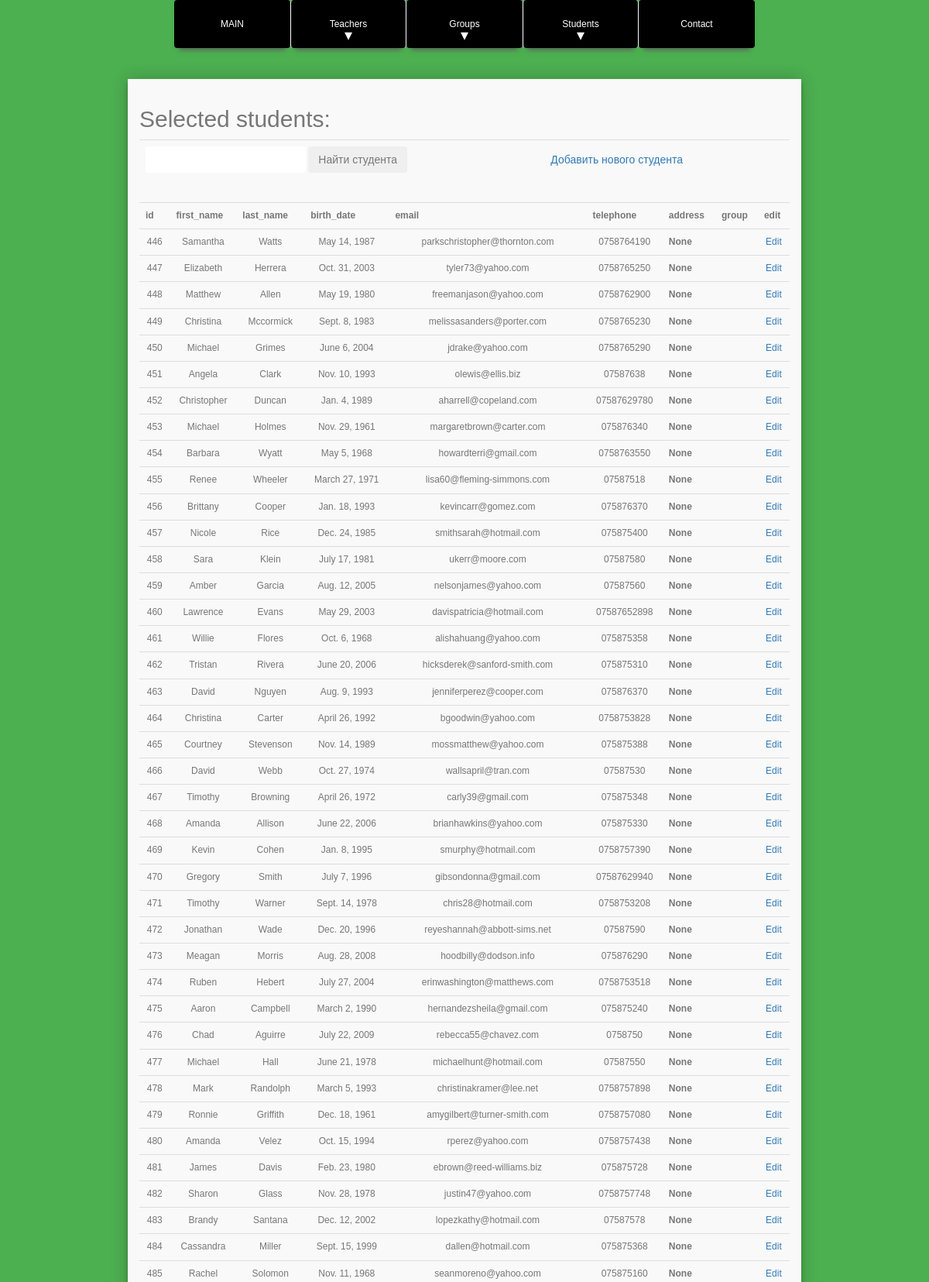
Page /students/list/ (upper part) on the committed database.
### students_app/models.py (models this page shows, shortened)
class Student(models.Model):
    first_name = models.CharField(max_length=20)
    last_name = models.CharField(max_length=20)
    birth_date = models.DateField(null=True, blank=True,
                                  default=None)
    email = models.EmailField()
    telephone = models.CharField(max_length=16)
    address = models.CharField(max_length=255,
                               null=True, blank=True)
    group = models.ForeignKey('groups_app.Group',
                              null=True, blank=True,
                              on_delete=models.CASCADE)

### students_app/views.py (the view)
# urls.py: path('list/', students_list, name='list-s'),
def students_list(request):
    queryset = Student.objects.all().select_related('group')
    fn = request.GET.get('data')
    if fn:
        queryset = queryset.filter(Q(first_name__istartswith=fn) |
                                   Q(last_name__startswith=fn) |
                                   Q(email__startswith=fn))
    return render(request,
                  'students_list.html',
                  context={'students': queryset})

### students_app/templates/students_list.html (shortened to what this page needs)
{% extends 'base.html' %}
{% block content %}
<div class="container">
   <form id="contact">
      <h3>Selected students:</h3>
      <fieldset>
         <table class="table">
            <tr>
               <th>
                   <form action="{% url 'list-s' %}" method="get">
                       <fieldset>
                           <input name="data" class="btn">
                           <input name="submit" class="btn" type="submit" value="Найти студента">
                       </fieldset>
                   </form>
                </th>
                <th>
                    <a href="{% url 'add-s' %}" class="btn">Добавить нового студента</a>
                </th>
                <th>
                </th>
            </tr>
         </table>
          <table class="table">
           <tr>
               <th>id</th>
               <th>first_name</th>
               <th>last_name</th>
               <th>birth_date</th>
               <th>email</th>
               <th>telephone</th>
               <th>address</th>
               <th>group</th>
               <th>edit</th>
           </tr>
   {% for student in students %}
           <tr>
               <td>{{ student.id }} </td>
               <td>{{ student.first_name }}</td>
               <td>{{ student.last_name }}</td>
               <td>{{ student.birth_date }}</td>
               <td>{{ student.email }}</td>
               <td>{{ student.telephone }}</td>
               <th>{{ student.address }}</th>
               <th>{{ student.group.name }}</th>
               <td><a href="{% url 'edit-s' student.id %}">Edit</a></td>
           </tr>
   {% endfor %}
          </table>
        </fieldset>
    </form>
</div>
{% endblock content %}

### groups_app/templates/base.html (shortened to what this page needs)
<!DOCTYPE html> {% load static %}
<html lang="en">
<head>
    <link rel="stylesheet" href="//maxcdn.bootstrapcdn.com/bootstrap/3.2.0/css/bootstrap.min.css">
    <link rel="stylesheet" href="//maxcdn.bootstrapcdn.com/bootstrap/3.2.0/css/bootstrap-theme.min.css">
    <link rel="stylesheet" href="{% static 'css/styles.css' %}">
    <link rel="stylesheet" href="{% static 'css/menu.css' %}">
</head>
<body>
<nav class="menu">
	<ol>
		<li class="menu-item"><a href="">MAIN</a>
        </li>
		<li class="menu-item"><a href="">Teachers</a>
        </li>
		<li class="menu-item"><a href="">Groups</a>
		</li>
		<li class="menu-item"><a href="">Students</a>
		</li>
		<li class="menu-item"><a href="{% url 'contact-s' %}">Contact</a></li>
	</ol>
</nav>
<br>
{% block content %}
{% endblock content %}
</body>
</html>

### students_app/static/css/styles.css (style rules this page uses)
* { margin: 0; padding: 0; box-sizing: border-box; -webkit-box-sizing: border-box; -moz-box-sizing: border-box; -webkit-font-smoothing: antialiased; -moz-font-smoothing: antialiased; -o-font-smoothing: antialiased; font-smoothing: antialiased; text-rendering: optimizeLegibility; }
body { font-family: "Roboto", Helvetica, Arial, sans-serif; font-weight: 100; font-size: 12px; line-height: 30px; color: #777; background: #4CAF50; }
.container { max-width: 900px; width: 100%; margin: 0 auto; position: relative; }
#contact { background: #F9F9F9; padding: 15px; margin: 10px 0; box-shadow: 0 0 20px 0 rgba(0, 0, 0, 0.2), 0 5px 5px 0 rgba(0, 0, 0, 0.24); }
#contact h3 { display: block; font-size: 30px; font-weight: 400; margin-bottom: 10px; }
fieldset { border: medium none !important; margin: 0 0 10px; min-width: 100%; padding: 0; width: 100%; }
table { font-family: "Lucida Sans Unicode", "Lucida Grande", Sans-Serif; font-size: 12px; border-collapse: collapse; text-align: center; }

### students_app/static/css/menu.css (style rules this page uses)
a { text-align:center }
body { font-family:Tahoma,Geneva,sans-serif; font-weight:400 }
ol { margin:0;padding:0;list-style-type:none }
.menu { width:100%; padding:0 16px; display:block; position:relative }
.menu > ol:first-child { width:100%; display:flex; position:relative; flex-flow:row wrap; justify-content:center }
.menu-item { width:150px; position:relative; perspective:100%; cursor:pointer }
.menu-item a { width:100%; padding:16px 0; display:block; position:relative; color:#fff; border-radius:4px; transition:all .5s ease; transform-style:preserve-3d }
.menu-item a:before { width:100%; padding:16px 0; display:block; position:absolute; color:#000; border-radius:4px }
.menu > ol:first-child > .menu-item { display:block }
.menu > ol:first-child > .menu-item > a { background:#000;box-shadow:0 8px 6px -6px #595959 }
.menu > ol:first-child > .menu-item:nth-of-type(2) > a, .menu > ol:first-child > .menu-item:nth-of-type(4) > a { border-left:1px solid #fff;border-right:1px solid #fff }
.menu > ol:first-child > .menu-item > a:before { background:#ff9900;bottom:90%;transform:rotateX(-90deg) translate3d(0,0,75px) }
.menu > ol:first-child > .menu-item:nth-of-type(1) > a:before { content:"Main" }
.menu > ol:first-child > .menu-item:nth-of-type(2) > a:before { content:"Teachers" }
.menu > ol:first-child > .menu-item:nth-of-type(3) > a:before { content:"Groups" }
.menu > ol:first-child > .menu-item:nth-of-type(4) > a:before { content:"Students" }
.menu > ol:first-child > .menu-item:nth-of-type(5) > a:before { content:"Contact" }
.menu > ol:first-child > .menu-item:nth-of-type(2) > a:after, .menu > ol:first-child > .menu-item:nth-of-type(3) > a:after, .menu > ol:first-child > .menu-item:nth-of-type(4) > a:after { content:"\0025BE"; width:100%; padding:30px 0 0 0; top:0; display:block; position:absolute; color:#fff; font-size:20px; text-align:center }

### rows in the picture
Student: id "446", first_name "Samantha", last_name "Watts", birth_date "May 14, 1987", email "parkschristopher@thornton.com", telephone "0758764190", address "None"
Student: id "447", first_name "Elizabeth", last_name "Herrera", birth_date "Oct. 31, 2003", email "tyler73@yahoo.com", telephone "0758765250", address "None"
Student: id "448", first_name "Matthew", last_name "Allen", birth_date "May 19, 1980", email "freemanjason@yahoo.com", telephone "0758762900", address "None"
Student: id "449", first_name "Christina", last_name "Mccormick", birth_date "Sept. 8, 1983", email "melissasanders@porter.com", telephone "0758765230", address "None"
Student: id "450", first_name "Michael", last_name "Grimes", birth_date "June 6, 2004", email "jdrake@yahoo.com", telephone "0758765290", address "None"
Student: id "451", first_name "Angela", last_name "Clark", birth_date "Nov. 10, 1993", email "olewis@ellis.biz", telephone "07587638", address "None"
Student: id "452", first_name "Christopher", last_name "Duncan", birth_date "Jan. 4, 1989", email "aharrell@copeland.com", telephone "07587629780", address "None"
Student: id "453", first_name "Michael", last_name "Holmes", birth_date "Nov. 29, 1961", email "margaretbrown@carter.com", telephone "075876340", address "None"
Student: id "454", first_name "Barbara", last_name "Wyatt", birth_date "May 5, 1968", email "howardterri@gmail.com", telephone "0758763550", address "None"
Student: id "455", first_name "Renee", last_name "Wheeler", birth_date "March 27, 1971", email "lisa60@fleming-simmons.com", telephone "07587518", address "None"
Student: id "456", first_name "Brittany", last_name "Cooper", birth_date "Jan. 18, 1993", email "kevincarr@gomez.com", telephone "075876370", address "None"
Student: id "457", first_name "Nicole", last_name "Rice", birth_date "Dec. 24, 1985", email "smithsarah@hotmail.com", telephone "075875400", address "None"
Student: id "458", first_name "Sara", last_name "Klein", birth_date "July 17, 1981", email "ukerr@moore.com", telephone "07587580", address "None"
Student: id "459", first_name "Amber", last_name "Garcia", birth_date "Aug. 12, 2005", email "nelsonjames@yahoo.com", telephone "07587560", address "None"
Student: id "460", first_name "Lawrence", last_name "Evans", birth_date "May 29, 2003", email "davispatricia@hotmail.com", telephone "07587652898", address "None"
Student: id "461", first_name "Willie", last_name "Flores", birth_date "Oct. 6, 1968", email "alishahuang@yahoo.com", telephone "075875358", address "None"
Student: id "462", first_name "Tristan", last_name "Rivera", birth_date "June 20, 2006", email "hicksderek@sanford-smith.com", telephone "075875310", address "None"
Student: id "463", first_name "David", last_name "Nguyen", birth_date "Aug. 9, 1993", email "jenniferperez@cooper.com", telephone "075876370", address "None"
Student: id "464", first_name "Christina", last_name "Carter", birth_date "April 26, 1992", email "bgoodwin@yahoo.com", telephone "0758753828", address "None"
Student: id "465", first_name "Courtney", last_name "Stevenson", birth_date "Nov. 14, 1989", email "mossmatthew@yahoo.com", telephone "075875388", address "None"
Student: id "466", first_name "David", last_name "Webb", birth_date "Oct. 27, 1974", email "wallsapril@tran.com", telephone "07587530", address "None"
Student: id "467", first_name "Timothy", last_name "Browning", birth_date "April 26, 1972", email "carly39@gmail.com", telephone "075875348", address "None"
Student: id "468", first_name "Amanda", last_name "Allison", birth_date "June 22, 2006", email "brianhawkins@yahoo.com", telephone "075875330", address "None"
Student: id "469", first_name "Kevin", last_name "Cohen", birth_date "Jan. 8, 1995", email "smurphy@hotmail.com", telephone "0758757390", address "None"
Student: id "470", first_name "Gregory", last_name "Smith", birth_date "July 7, 1996", email "gibsondonna@gmail.com", telephone "07587629940", address "None"
Student: id "471", first_name "Timothy", last_name "Warner", birth_date "Sept. 14, 1978", email "chris28@hotmail.com", telephone "0758753208", address "None"
Student: id "472", first_name "Jonathan", last_name "Wade", birth_date "Dec. 20, 1996", email "reyeshannah@abbott-sims.net", telephone "07587590", address "None"
Student: id "473", first_name "Meagan", last_name "Morris", birth_date "Aug. 28, 2008", email "hoodbilly@dodson.info", telephone "075876290", address "None"
Student: id "474", first_name "Ruben", last_name "Hebert", birth_date "July 27, 2004", email "erinwashington@matthews.com", telephone "0758753518", address "None"
Student: id "475", first_name "Aaron", last_name "Campbell", birth_date "March 2, 1990", email "hernandezsheila@gmail.com", telephone "075875240", address "None"
Student: id "476", first_name "Chad", last_name "Aguirre", birth_date "July 22, 2009", email "rebecca55@chavez.com", telephone "0758750", address "None"
Student: id "477", first_name "Michael", last_name "Hall", birth_date "June 21, 1978", email "michaelhunt@hotmail.com", telephone "07587550", address "None"
Student: id "478", first_name "Mark", last_name "Randolph", birth_date "March 5, 1993", email "christinakramer@lee.net", telephone "0758757898", address "None"
Student: id "479", first_name "Ronnie", last_name "Griffith", birth_date "Dec. 18, 1961", email "amygilbert@turner-smith.com", telephone "0758757080", address "None"
Student: id "480", first_name "Amanda", last_name "Velez", birth_date "Oct. 15, 1994", email "rperez@yahoo.com", telephone "0758757438", address "None"
Student: id "481", first_name "James", last_name "Davis", birth_date "Feb. 23, 1980", email "ebrown@reed-williams.biz", telephone "075875728", address "None"
Student: id "482", first_name "Sharon", last_name "Glass", birth_date "Nov. 28, 1978", email "justin47@yahoo.com", telephone "0758757748", address "None"
Student: id "483", first_name "Brandy", last_name "Santana", birth_date "Dec. 12, 2002", email "lopezkathy@hotmail.com", telephone "07587578", address "None"
Student: id "484", first_name "Cassandra", last_name "Miller", birth_date "Sept. 15, 1999", email "dallen@hotmail.com", telephone "075875368", address "None"
Student: id "485", first_name "Rachel", last_name "Solomon", birth_date "Nov. 11, 1968", email "seanmoreno@yahoo.com", telephone "075875160", address "None"
